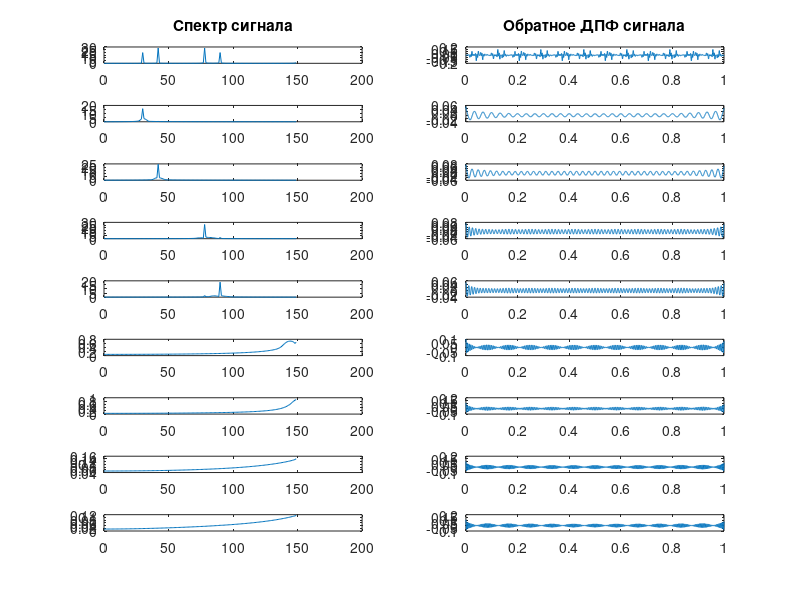

This figure's MATLAB source:
A_1 =    0.2;
omega_1 =   120;
phi_1 =  100;

A_2 =    1;
omega_2 =   18;
phi_2 =  0;

A_3 =    0.7;
omega_3 =   30;
phi_3 =  -60;

A_4 =    0.45;
omega_4 =   60;
phi_4 =  40;


sr = 2500;
step = 1/sr;
t = (0:step:1);

S1 = A_1*sin(2*pi*omega_1*t + phi_1);
S2 = A_2*sin(2*pi*omega_2*t + phi_2);
S3 = A_3*sin(2*pi*omega_3*t + phi_3);
S4 = A_4*sin(2*pi*omega_4*t + phi_4);

S = S1 .* (S2 + S3) .* S4;

N_s = length(S);
ft = abs(fft(S));
[pks, locs] = findpeaks(ft);

frequencies = (0:N_s-1)*(sr/N_s);

h = zeros(length(locs) + 1, 1);
h(2) = subplot(length(locs)/2 + 1, 2, 2);
plot(t, S);
h(1) = subplot(length(locs)/2 + 1, 2, 1);
plot(frequencies(1:150), ft(1:150));

n = 4;
for i = 1:length(locs)/2
    [b, a] = butter(n, [locs(i)*0.92/(sr/2) locs(i)*1.08/(sr/2)], 'bandpass');
    f = filter(b, a, S);

    N_f = length(f);
    ftf = abs(fft(f));
    frequencies = (0:N_f-1)*(sr/N_f);
    h(i*2 + 1) = subplot(length(locs)/2 + 1, 2, i*2 + 1);
    plot(frequencies(1:150), ftf(1:150))

    ftfi = ifft(ftf);
    h(i*2 + 2) = subplot(length(locs)/2 + 1, 2, i*2 + 2);
    plot(t, ftfi)
end
title(h(1), 'Спектр сигнала')
title(h(2), 'Обратное ДПФ сигнала')